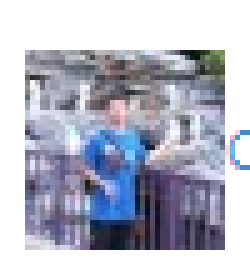
#> input picture airtest/image/imgs/me.png, 50 x 53 px (shown 5 times larger)
$ python template.py   (Python 2 division)
#> lines starting #> are read from the running program, lines starting #| are printed output that depends on the picture
#!/usr/bin/env python
# -*- coding: utf-8 -*-

import cv2

def _cv2open(filename, arg=0):
#> called with filename = 'imgs/me.png', arg = 0
    obj = cv2.imread(filename, arg)
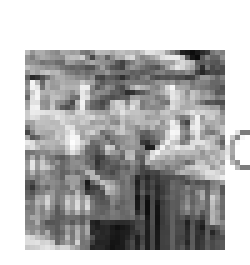
#> obj: shape (53, 50) (shown 5 times larger); min 11, max 255, mean 181.1
#> (the run stopped early here; a loop or call above may not have finished)
